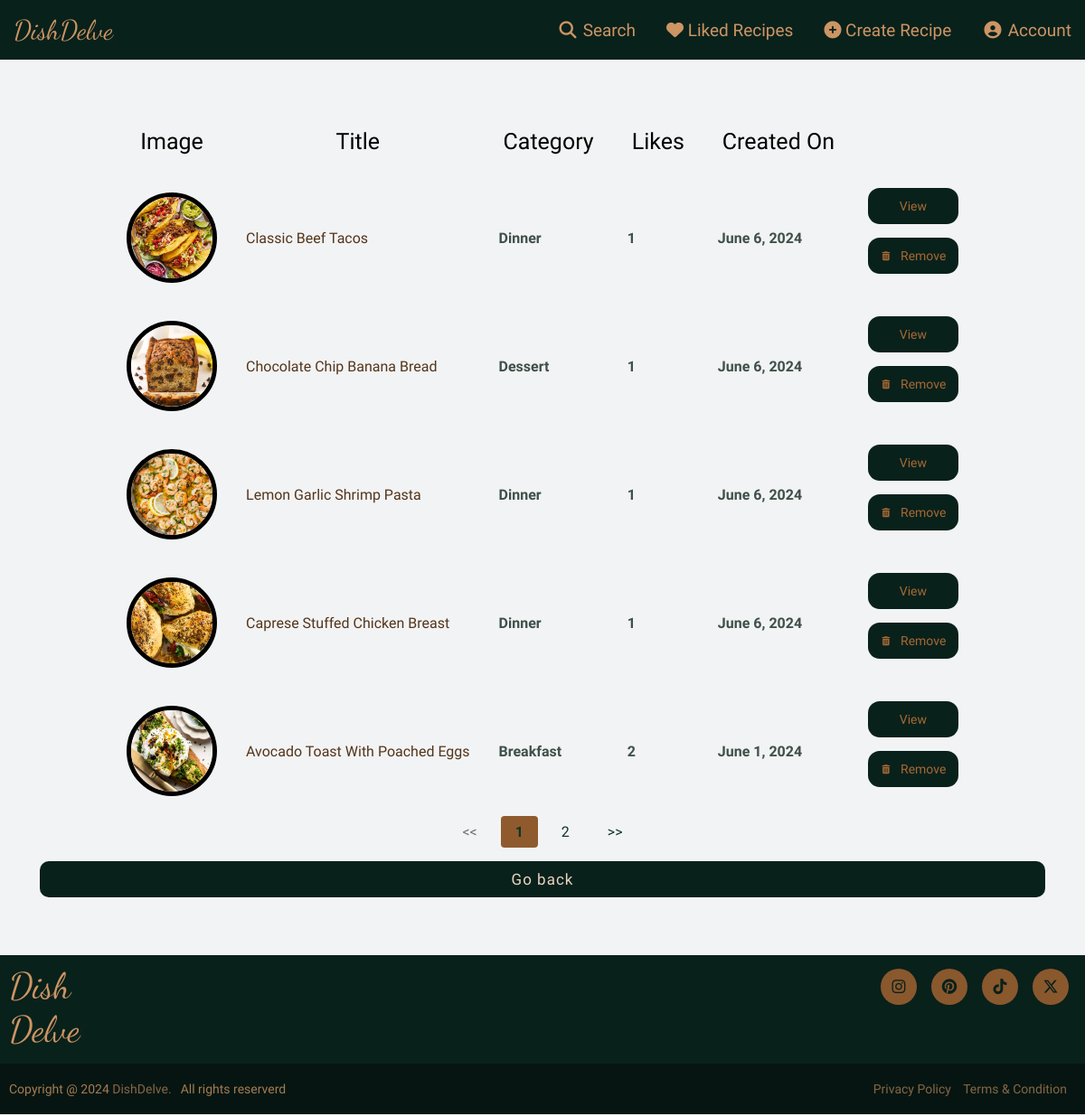
Page /liked-recipes/ (signed in) on the earlier database version.
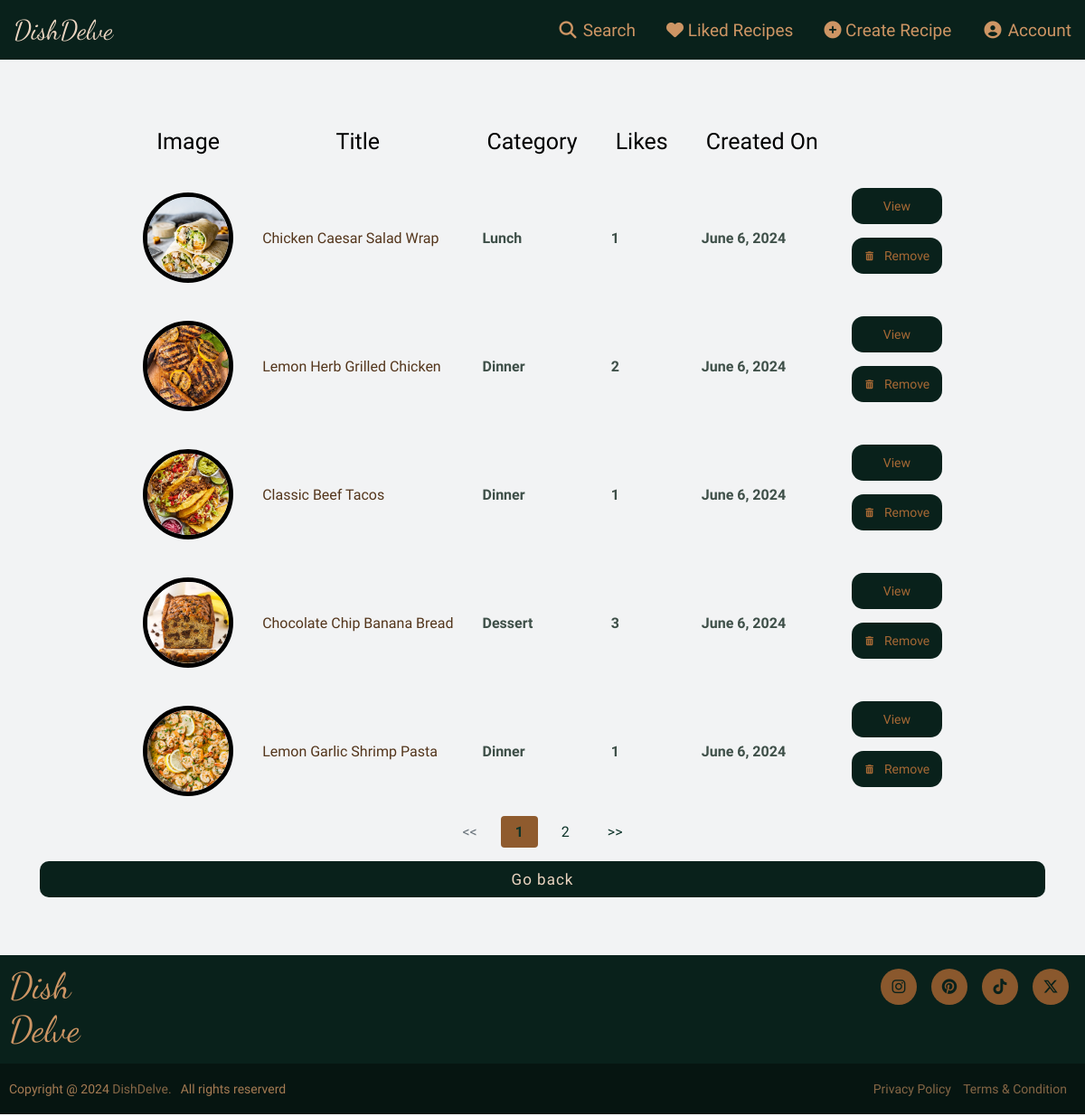
Same page on the later database version.
### recipes/models.py (models this page shows, shortened)
class Like(models.Model):
    user = models.ForeignKey(User, on_delete=models.CASCADE, help_text="The user who liked the recipe")
    recipe_post = models.ForeignKey(RecipePosts, related_name='likes', on_delete=models.CASCADE, help_text="Liked recipe")
    liked_at = models.DateTimeField(auto_now_add=True, help_text="Date of like set automatically")
    class Meta:
        unique_together = ('user', 'recipe_post')

class RecipePosts(models.Model):
    title = models.CharField(max_length=60, help_text="Recipe Title/Name")
    category = models.CharField(max_length=10, help_text="Category of recipe")
    dish_description = models.TextField(help_text="The description of the recipe")
    servings = models.IntegerField(help_text="Number of servings")
    prep_time = models.CharField(max_length=10, help_text="Preparation time in a string format")
    cook_time = models.CharField(max_length=10, help_text="Cook time in a string format")
    ingredients = models.TextField(help_text="The ingredients to create the recipe. Split by '§' symbol.")
    directions = models.TextField(help_text="The directions to create the recipe. Split by '§' symbol.")
    food_image = models.ImageField(upload_to='food_images/', null=True, blank=True, help_text="Image of the Recipe")
    date_created = models.DateTimeField(auto_now_add=True, help_text="Date of creation set automatically")
    date_modified = models.DateTimeField(blank=True, null=True, help_text="Date of modification was made")
    uploaded_by = models.ForeignKey(User, on_delete=models.CASCADE, help_text="The user who created the recipe")
    tips = models.TextField(null=True, blank=True, help_text="Any tips for the recipe to make it better")
    @property
    def total_likes(self):
        return self.likes.count()

### recipes/views.py (the view)
# urls.py: path('liked-recipes/', LikedRecipesView.as_view(), name='liked_recipes'),
class LikedRecipesView(LoginRequiredMixin, TemplateView):
    login_url = reverse_lazy('user_login')
    template_name = 'recipes/liked_recipes.html'
    def get_context_data(self, **kwargs):
        context = super(LikedRecipesView, self).get_context_data(**kwargs)
        page = self.request.GET.get('page', 1)
        all_recipes = Like.objects.filter(user=self.request.user.id).order_by("-liked_at")
        context['liked_recipes'] = custom_paginate_qs(all_recipes, page)
        return context

### recipes/views.py (called while the page is built)
def custom_paginate_qs(qs, page, item_count: int = 5):
    paginator = Paginator(qs, item_count)
    try:
        paginated_qs = paginator.page(page)
    except PageNotAnInteger:
        paginated_qs = paginator.page(1)
    except EmptyPage:
        paginated_qs = paginator.page(paginator.num_pages)
    return paginated_qs

### recipes/templates/recipes/liked_recipes.html (shortened to what this page needs)
{% extends "recipes/base.html" %}
{% load static %}
{% block links %}
    <link rel="stylesheet" type="text/css" href="{% static 'recipes/styles.css' %}">
{% endblock %}
{% block content %}
    <div class="add-container">
        <div class="base-container">
            {% if liked_recipes %}
                <table class="product-display">
                    <thead>
                    <tr>
                        <th>Image</th>
                        <th>Title</th>
                        <th>Category</th>
                        <th>Likes</th>
                        <th>Created On</th>
                    </tr>
                    </thead>
                    {% for recipe in liked_recipes %}
                        <tr>
                            <td><img src="{{ recipe.recipe_post.food_image.url }}" height="100" width="100"
                                     alt="{{ recipe.recipe_post.title }}"></td>
                            <td class="product"><a class="recipe-page"
                                                   href="{% url 'recipe_view' post_id=recipe.recipe_post.id %}">{{ recipe.recipe_post.title|title }}</a>
                            </td>
                            <td class="product">{{ recipe.recipe_post.category|title }}</td>
                            <td class="product">{{ recipe.recipe_post.total_likes }}</td>
                            <td class="product">{{ recipe.recipe_post.date_created.date }}</td>
                            <td>
                                <a href="{% url 'recipe_view' post_id=recipe.recipe_post.id %}" class="editbtn">View</a>
                                {% if user.is_superuser %}
                                    <form method="post" action="{% url 'recipe_delete' recipe.recipe_post.id %}">
                                        <button class="deletebtn" type="submit"><i class="fa fa-fw fa-trash"></i> Remove</button>
                                    </form>
                                {% endif %}
                            </td>
                        </tr>
                    {% endfor %}
                </table>
                <div class="page-container">
                    {% if liked_recipes.has_other_pages %}
                        {% if liked_recipes.has_previous %}
                            <a href="?page={{ liked_recipes.previous_page_number }}"><<</a>
                        {% else %}
                            <span class="disabled"><<</span>
                        {% endif %}
                        {% for i in liked_recipes.paginator.page_range %}
                            {% if liked_recipes.number == i %}
                                <span class="selected-page" href="?page={{ i }}">{{ i }}</span>
                            {% else %}
                                <a href="?page={{ i }}">{{ i }}</a>
                            {% endif %}
                        {% endfor %}
                        {% if liked_recipes.has_next %}
                            <a href="?page={{ liked_recipes.next_page_number }}">>></a>
                        {% else %}
                            <span class="disabled">>></span>
                        {% endif %}
                    {% endif %}
                </div>
            {% else %}
                You haven't liked any recipes yet.
                <br>
                You can view recipes and like them and they will all be here.
            {% endif %}
            <button class="account-info-buttons" onclick="window.history.back()" type="button">Go back</button>
        </div>
    </div>
{% endblock %}

### recipes/templates/recipes/base.html (shortened to what this page needs)
{% load static %}
<!DOCTYPE html>
<html lang="en">
<head>
    {% block links %}{% endblock %}
</head>
<body>
    <nav class="navbar">
        <a class="navbar-logo" href="{% url 'blog_index' %}">DishDelve</a>
        <div class="navbar-buttons">
            <a href="{% url 'search_recipe' %}" class="nav-link"><i class="fa fa-fw fa-search"></i> Search</a>
            {% if user.is_authenticated %}
                <a href="{% url 'liked_recipes' %}" class="nav-link"><i class="fa-solid fa-heart"></i> Liked Recipes</a>
                <a href="{% url 'recipe_creation' %}" class="nav-link"><i class="fa-solid fa-circle-plus"></i> Create Recipe</a>
                <a href="{% url 'account_information' %}" class="nav-link"><i class="fa fa-fw fa-user-circle"></i> Account</a>
            {% else %}
                <a href="{% url 'user_login' %}" class="nav-link"><i class="fa fa-fw fa-user-circle"></i> Login</a>
            {% endif %}
        </div>
    </nav>
    <main>
        {% block content %}{% endblock %}
    </main>
    <footer>
        <div class="content">
            <div class="top">
                <div class="logo-details">
                    <span class="logo-name">Dish Delve</span>
                </div>
                <div class="media-icons">
                    <a href="https://www.instagram.com/" target="_blank"><i class="fa fa-fw fa-instagram"></i></a>
                    <a href="https://za.pinterest.com/" target="_blank"><i class="fa-brands fa-pinterest"></i></a>
                    <a href="https://www.tiktok.com/" target="_blank"><i class="fa-brands fa-tiktok"></i></a>
                    <a href="https://twitter.com/?lang=en" target="_blank"><i class="fa-brands fa-x-twitter"></i></a>
                </div>
            </div>
            <div class="bottom-details">
                <div class="bottom-text">
                    <span class="copy-text">Copyright @ 2024 <a>DishDelve.</a>All rights reserverd</span>
                    <span class="policy-term">
                        <a>Privacy Policy</a>
                        <a>Terms & Condition</a>
                    </span>
                </div>
            </div>
        </div>
    </footer>
</body>
</html>

### recipes/static/recipes/styles.css (style rules this page uses)
* { margin: 0; padding: 0; box-sizing: border-box; font-family: 'Barlow Semi Condensed', sans-serif; }
body { position: relative; min-height: 100%; padding-bottom: 178px; background-color: #f2f3f4; display: flex; flex-direction: column; margin: 0; }
html { height: 100%; }
main { flex: 1; position: relative; overflow-x: hidden; display: flex; flex-wrap: wrap; }
.navbar-logo, .navbar .nav-link { display: inline-block; padding: 15px; }
.navbar-logo { text-decoration: none; font-family: 'Dancing Script', sans-serif; font-size: 30px; color: #cd9564; transition: all 0.2s ease-in-out; }
.navbar { position: relative; background: #09211b; }
.navbar .nav-link { font-size: 19px; border: none; background-color: inherit; color: #cd9564; text-decoration: none; cursor: pointer; transition: all 0.2s ease-in-out; border-bottom: 2px solid transparent; border-top: 2px solid transparent; }
.navbar-buttons { display: inline-block; margin-left: 15px; position: absolute; padding-top: 5px; top: 0; right: 0; }
.content { width: 100%; margin: auto; background: #09211b; position: absolute; }
footer .content .top { display: flex; padding: 10px; align-items: center; justify-content: space-between; margin-bottom: 50px; }
.content .top .logo-details { height: 50px; width: 50px; }
.content .top .logo-details span { font-family: 'Dancing Script', sans-serif; color: #cd9564; cursor: default; text-decoration: none; font-size: 40px; }
.content .top .media-icons { display: flex; }
.content .top .media-icons a { height: 40px; width: 40px; margin: 0 8px; border-radius: 50%; text-align: center; line-height: 40px; color: #09211b; font-size: 17px; text-decoration: none; transition: all 0.4s ease; }
.top .media-icons a:nth-child(1), .top .media-icons a:nth-child(2), .top .media-icons a:nth-child(3), .top .media-icons a:nth-child(4) { background: #8a582d; }
footer .bottom-details { background: #061511; }
footer .bottom-details .bottom-text { margin: auto; padding: 20px 10px; display: flex; justify-content: space-between; }
.bottom-details .bottom-text span, .bottom-details .bottom-text a { font-size: 14px; font-weight: 300; color: #cd9564; opacity: 0.8; text-decoration: none; cursor: pointer; }
.bottom-details .bottom-text a { margin-right: 10px; }
img { max-width: 100%; }
img { vertical-align: middle; border-style: none; }
.account-info-buttons { width: 100%; margin-top: 15px; border: none; color: #ebd5c1; font-size: 17px; font-weight: 500; letter-spacing: 1px; padding: 10px; background-color: #09211b; display: flex; flex-direction: column; justify-content: center; align-items: center; border-radius: 10px; cursor: pointer; transition: all 0.2s ease-in-out; }
.page-container { display: flex; justify-content: center; }
.page-container a, .page-container span { display: inline-block; margin: 0 5px; padding: 8px 16px; text-decoration: none; color: #0e342a; border-radius: 4px; transition: background-color 0.3s, color 0.3s; }
.page-container .disabled { color: #6c757d; border-color: #6c757d; cursor: not-allowed; }
.product-display tr td img { border-radius: 50%; border: 5px solid black; }
.selected-page { font-weight: bold; color: white; background-color: #8f5b2e; }
.product-display { margin: auto; }
.product-display th { padding: 20px; font-weight: 500; font-size: 25px; }
.product-display td { padding: 15px; }
main { display: block; }
.product-display .recipe-page { text-decoration: none; cursor: pointer; color: #53351b; font-weight: 500; transition: all 0.2s ease; }
.product-display .product { color: #3e4f48; font-weight: 700; }
.add-container, .container-search { padding: 10px; margin: 0 auto; }
.base-container { padding: 34px; width: 100%; margin: 10px auto 20px; }
.editbtn, .deletebtn { width: 100px; height: 40px; display: flex; justify-content: center; align-items: center; background-color: #09211b; color: #a66935; cursor: pointer; border: none; font-size: 14px; border-radius: 13px; margin-bottom: 15px; text-decoration: none; transition: all 0.1s ease-in-out; }
.editbtn i, .deletebtn i { font-size: 10px; margin-right: 10px; }
.product-display tr td img { border-radius: 50%; border: 5px solid black; object-fit: cover; }

Differences in the rows shown:
no longer on this page (row unchanged): Like: recipe_post.food_image (picture), recipe_post "Caprese Stuffed Chicken Breast", recipe_post.category "Dinner", recipe_post.total_likes "1", recipe_post.date_created "June 6, 2024"
no longer on this page (row unchanged): Like: recipe_post.food_image (picture), recipe_post "Avocado Toast With Poached Eggs", recipe_post.category "Breakfast", recipe_post.total_likes "2", recipe_post.date_created "June 1, 2024"
added Like: recipe_post.food_image (picture), recipe_post "Chicken Caesar Salad Wrap", recipe_post.category "Lunch", recipe_post.total_likes "1", recipe_post.date_created "June 6, 2024"
added Like: recipe_post.food_image (picture), recipe_post "Lemon Herb Grilled Chicken", recipe_post.category "Dinner", recipe_post.total_likes "2", recipe_post.date_created "June 6, 2024"
computed for Like "Chocolate Chip Banana Bread": recipe_post.total_likes "1" → "3"
